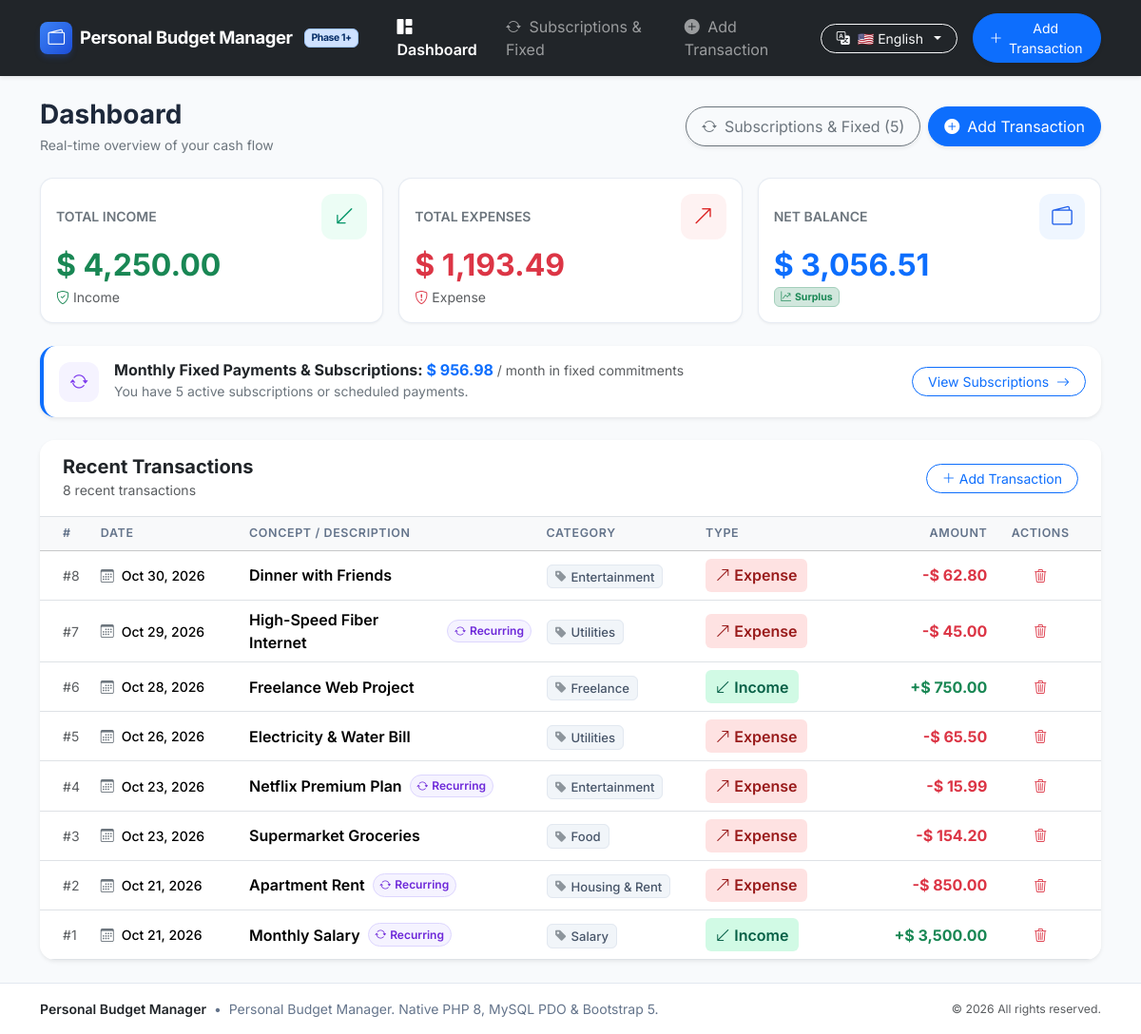
The page / on the database its author committed.
### tables this page shows
CREATE TABLE `transacciones` (
    `id` INT AUTO_INCREMENT PRIMARY KEY,
    `tipo` ENUM('income', 'expense') NOT NULL COMMENT 'Transaction type: income or expense',
    `concepto` VARCHAR(150) NOT NULL COMMENT 'Short description of the transaction',
    `monto` DECIMAL(10, 2) NOT NULL COMMENT 'Transaction amount with 2 decimal places',
    `categoria` VARCHAR(50) NOT NULL COMMENT 'Classification category',
    `fecha` DATE NOT NULL COMMENT 'Date when the transaction occurred',
    `es_fija` TINYINT(1) NOT NULL DEFAULT 0 COMMENT '1 if generated from a recurring subscription or payment',
    `fija_id` INT NULL COMMENT 'Reference to transacciones_fijas if applicable',
    `created_at` TIMESTAMP DEFAULT CURRENT_TIMESTAMP COMMENT 'Audit timestamp'
);

### helpers/lang.php (called while the page is built, shortened)
<?php
function current_lang(): string
{
    return $_SESSION['lang'] ?? DEFAULT_LANG;
}
function load_language_dict(string $lang): array
{
    static $dictionaries = [];
    if (!isset($dictionaries[$lang])) {
        $filePath = dirname(__DIR__) . "/lang/{$lang}.php";
        if (file_exists($filePath)) {
            $dictionaries[$lang] = require $filePath;
        } else {
            $dictionaries[$lang] = [];
        }
    }
    return $dictionaries[$lang];
}
function __(string $key, array $replacements = []): string
{
    $current = current_lang();
    $dict = load_language_dict($current);
    if (!isset($dict[$key]) && $current !== DEFAULT_LANG) {
        $fallbackDict = load_language_dict(DEFAULT_LANG);
        $text = $fallbackDict[$key] ?? $key;
    } else {
        $text = $dict[$key] ?? $key;
    }
    return $text;
}
function format_currency(float $amount, string $currencySymbol = '$'): string
{
    return $currencySymbol . ' ' . number_format($amount, 2, '.', ',');
}
function format_date(string $dateStr): string
{
    $timestamp = strtotime($dateStr);
    return date('M d, Y', $timestamp);
}

### index.php (the view, shortened to what this page needs)
<?php
require_once __DIR__ . '/helpers/lang.php';
$pdo = getDB();
$totalIncome = 0.0;
$totalExpense = 0.0;
try {
    $totalsStmt = $pdo->query("
        SELECT tipo, COALESCE(SUM(monto), 0) AS subtotal
        FROM transacciones
        GROUP BY tipo
    ");
    $totals = $totalsStmt->fetchAll();
    foreach ($totals as $row) {
        if ($row['tipo'] === 'income') {
            $totalIncome = (float) $row['subtotal'];
        } elseif ($row['tipo'] === 'expense') {
            $totalExpense = (float) $row['subtotal'];
        }
    }
} catch (PDOException $e) {
    error_log("Error fetching totals: " . $e->getMessage());
}
$netBalance = $totalIncome - $totalExpense;
$totalFixedMonthly = 0.0;
$fixedCount = 0;
try {
    $fixedStmt = $pdo->query("
        SELECT COUNT(*) as cnt, COALESCE(SUM(monto), 0) as total_fixed
        FROM transacciones_fijas
        WHERE activo = 1 AND tipo = 'expense'
    ");
    $fixedData = $fixedStmt->fetch();
    $fixedCount = (int) ($fixedData['cnt'] ?? 0);
    $totalFixedMonthly = (float) ($fixedData['total_fixed'] ?? 0);
} catch (PDOException $e) {
    error_log("Error fetching fixed totals: " . $e->getMessage());
}
$transactions = [];
try {
    $stmt = $pdo->query("
        SELECT id, tipo, concepto, monto, categoria, fecha, es_fija, fija_id
        FROM transacciones
        ORDER BY fecha DESC, id DESC
    ");
    $transactions = $stmt->fetchAll();
} catch (PDOException $e) {
    error_log("Error fetching transactions: " . $e->getMessage());
}
require_once __DIR__ . '/includes/header.php';
?>
<div class="d-flex flex-column flex-md-row justify-content-between align-items-md-center gap-3 mb-4">
    <div>
        <h1 class="h3 fw-bold mb-1 text-slate-900"><?= htmlspecialchars(__('nav_dashboard')) ?></h1>
        <p class="text-secondary mb-0 small"><?= htmlspecialchars(__('table_subtitle')) ?></p>
    </div>
    <div class="d-flex flex-wrap gap-2">
        <a href="fijas.php" class="btn btn-outline-secondary d-inline-flex align-items-center gap-2 shadow-sm px-3 py-2 rounded-pill">
            <i class="bi bi-arrow-repeat text-purple"></i>
            <span><?= htmlspecialchars(__('nav_recurring')) ?> (<?= $fixedCount ?>)</span>
        </a>
        <a href="agregar.php" class="btn btn-primary d-inline-flex align-items-center gap-2 shadow-sm px-3 py-2 rounded-pill">
            <i class="bi bi-plus-circle-fill"></i>
            <span><?= htmlspecialchars(__('nav_new_tx')) ?></span>
        </a>
    </div>
</div>
<div class="row g-3 mb-4">
    <div class="col-12 col-md-4">
        <div class="card card-stat h-100 p-3">
            <div class="d-flex justify-content-between align-items-center mb-2">
                <span class="text-uppercase fw-semibold text-secondary small"><?= htmlspecialchars(__('card_total_income')) ?></span>
                <span class="icon-bubble icon-bubble-income">
                    <i class="bi bi-arrow-down-left"></i>
                </span>
            </div>
            <div class="h2 fw-bold text-success mb-1">
                <?= htmlspecialchars(format_currency($totalIncome)) ?>
            </div>
            <div class="small text-muted d-flex align-items-center gap-1">
                <i class="bi bi-shield-check text-success"></i>
                <span><?= htmlspecialchars(__('type_income')) ?></span>
            </div>
        </div>
    </div>
    <div class="col-12 col-md-4">
        <div class="card card-stat h-100 p-3">
            <div class="d-flex justify-content-between align-items-center mb-2">
                <span class="text-uppercase fw-semibold text-secondary small"><?= htmlspecialchars(__('card_total_expense')) ?></span>
                <span class="icon-bubble icon-bubble-expense">
                    <i class="bi bi-arrow-up-right"></i>
                </span>
            </div>
            <div class="h2 fw-bold text-danger mb-1">
                <?= htmlspecialchars(format_currency($totalExpense)) ?>
            </div>
            <div class="small text-muted d-flex align-items-center gap-1">
                <i class="bi bi-shield-exclamation text-danger"></i>
                <span><?= htmlspecialchars(__('type_expense')) ?></span>
            </div>
        </div>
    </div>
    <div class="col-12 col-md-4">
        <div class="card card-stat h-100 p-3">
            <div class="d-flex justify-content-between align-items-center mb-2">
                <span class="text-uppercase fw-semibold text-secondary small"><?= htmlspecialchars(__('card_net_balance')) ?></span>
                <span class="icon-bubble icon-bubble-balance">
                    <i class="bi bi-wallet2"></i>
                </span>
            </div>
            <div class="h2 fw-bold mb-1 <?= ($netBalance >= 0) ? 'text-primary' : 'text-danger' ?>">
                <?= htmlspecialchars(format_currency($netBalance)) ?>
            </div>
            <div class="small d-flex align-items-center gap-1">
                <?php if ($netBalance > 0): ?>
                    <span class="badge bg-success-subtle text-success border border-success-subtle">
                        <i class="bi bi-graph-up-arrow me-1"></i><?= htmlspecialchars(__('card_balance_pos')) ?>
                    </span>
                <?php elseif ($netBalance < 0): ?>
                    <span class="badge bg-danger-subtle text-danger border border-danger-subtle">
                        <i class="bi bi-graph-down-arrow me-1"></i><?= htmlspecialchars(__('card_balance_neg')) ?>
                    </span>
                <?php else: ?>
                    <span class="badge bg-secondary-subtle text-secondary border">
                        <?= htmlspecialchars(__('card_balance_zero')) ?>
                    </span>
                <?php endif; ?>
            </div>
        </div>
    </div>
</div>
<?php if ($fixedCount > 0): ?>
    <div class="card border-0 shadow-sm rounded-4 p-3 mb-4 bg-white border-start border-4 border-primary">
        <div class="d-flex flex-column flex-sm-row justify-content-between align-items-sm-center gap-3">
            <div class="d-flex align-items-center gap-3">
                <span class="icon-bubble icon-bubble-purple" style="width: 42px; height: 42px; font-size: 1.2rem;">
                    <i class="bi bi-arrow-repeat"></i>
                </span>
                <div>
                    <h6 class="fw-bold mb-0 text-slate-800">
                        <?= htmlspecialchars(__('recurring_title')) ?>:
                        <span class="text-primary"><?= htmlspecialchars(format_currency($totalFixedMonthly)) ?></span>
                        <span class="text-muted small fw-normal">/ <?= current_lang() === 'es' ? 'mes en compromisos fijos' : 'month in fixed commitments' ?></span>
                    </h6>
                    <small class="text-secondary">
                        <?= current_lang() === 'es' ? 'Tienes ' . $fixedCount . ' suscripciones o pagos periódicos activos configurados.' : 'You have ' . $fixedCount . ' active subscriptions or scheduled payments.' ?>
                    </small>
                </div>
            </div>
            <a href="fijas.php" class="btn btn-sm btn-outline-primary rounded-pill px-3 align-self-start align-self-sm-center">
                <?= current_lang() === 'es' ? 'Ver Suscripciones' : 'View Subscriptions' ?> <i class="bi bi-arrow-right ms-1"></i>
            </a>
        </div>
    </div>
<?php endif; ?>
<div class="card border-0 shadow-sm rounded-4 overflow-hidden">
    <div class="card-header bg-white py-3 px-4 d-flex justify-content-between align-items-center border-bottom">
        <div>
            <h5 class="fw-bold mb-0 text-slate-800"><?= htmlspecialchars(__('table_title')) ?></h5>
            <small class="text-muted"><?= count($transactions) ?> <?= strtolower(htmlspecialchars(__('table_title'))) ?></small>
        </div>
        <?php if (!empty($transactions)): ?>
            <a href="agregar.php" class="btn btn-sm btn-outline-primary rounded-pill px-3">
                <i class="bi bi-plus-lg me-1"></i><?= htmlspecialchars(__('nav_new_tx')) ?>
            </a>
        <?php endif; ?>
    </div>
    <div class="card-body p-0">
        <?php if (empty($transactions)): ?>
            <div class="text-center py-5 px-3">
                <div class="icon-bubble icon-bubble-balance mb-3" style="width: 64px; height: 64px; font-size: 1.8rem;">
                    <i class="bi bi-receipt-cutoff"></i>
                </div>
                <h5 class="fw-bold text-dark mb-1"><?= htmlspecialchars(__('empty_title')) ?></h5>
                <p class="text-secondary small mb-4 mx-auto" style="max-width: 420px;">
                    <?= htmlspecialchars(__('empty_subtitle')) ?>
                </p>
                <a href="agregar.php" class="btn btn-primary rounded-pill px-4 shadow-sm">
                    <i class="bi bi-plus-lg me-1"></i><?= htmlspecialchars(__('btn_add_first')) ?>
                </a>
            </div>
        <?php else: ?>
            <div class="table-responsive">
                <table class="table table-custom table-hover align-middle mb-0">
                    <thead class="table-light">
                        <tr>
                            <th class="ps-4" style="width: 5%;"><?= htmlspecialchars(__('col_id')) ?></th>
                            <th style="width: 14%;"><?= htmlspecialchars(__('col_date')) ?></th>
                            <th style="width: 28%;"><?= htmlspecialchars(__('col_concept')) ?></th>
                            <th style="width: 15%;"><?= htmlspecialchars(__('col_category')) ?></th>
                            <th style="width: 13%;"><?= htmlspecialchars(__('col_type')) ?></th>
                            <th class="text-end" style="width: 15%;"><?= htmlspecialchars(__('col_amount')) ?></th>
                            <th class="text-center pe-4" style="width: 10%;"><?= htmlspecialchars(__('col_actions')) ?></th>
                        </tr>
                    </thead>
                    <tbody>
                        <?php foreach ($transactions as $tx): ?>
                            <tr>
                                <td class="ps-4 text-muted small fw-mono">
                                    #<?= (int) $tx['id'] ?>
                                </td>
                                <td>
                                    <div class="d-flex align-items-center gap-2">
                                        <i class="bi bi-calendar3 text-secondary small"></i>
                                        <span class="small fw-medium"><?= htmlspecialchars(format_date($tx['fecha'])) ?></span>
                                    </div>
                                </td>
                                <td>
                                    <div class="d-flex align-items-center gap-2">
                                        <span class="fw-semibold text-slate-800">
                                            <?= htmlspecialchars($tx['concepto']) ?>
                                        </span>
                                        <?php if (!empty($tx['es_fija'])): ?>
                                            <span class="badge-recurring-pill d-inline-flex align-items-center gap-1" title="<?= htmlspecialchars(__('badge_recurring')) ?>">
                                                <i class="bi bi-arrow-repeat"></i>
                                                <?= htmlspecialchars(__('badge_recurring')) ?>
                                            </span>
                                        <?php endif; ?>
                                    </div>
                                </td>
                                <td>
                                    <span class="badge-category">
                                        <i class="bi bi-tag-fill me-1 text-secondary opacity-75"></i><?= htmlspecialchars($tx['categoria']) ?>
                                    </span>
                                </td>
                                <td>
                                    <?php if ($tx['tipo'] === 'income'): ?>
                                        <span class="badge-income d-inline-flex align-items-center gap-1">
                                            <i class="bi bi-arrow-down-left"></i>
                                            <?= htmlspecialchars(__('type_income')) ?>
                                        </span>
                                    <?php else: ?>
                                        <span class="badge-expense d-inline-flex align-items-center gap-1">
                                            <i class="bi bi-arrow-up-right"></i>
                                            <?= htmlspecialchars(__('type_expense')) ?>
                                        </span>
                                    <?php endif; ?>
                                </td>
                                <td class="text-end fw-bold">
                                    <?php if ($tx['tipo'] === 'income'): ?>
                                        <span class="text-success">+<?= htmlspecialchars(format_currency((float) $tx['monto'])) ?></span>
                                    <?php else: ?>
                                        <span class="text-danger">-<?= htmlspecialchars(format_currency((float) $tx['monto'])) ?></span>
                                    <?php endif; ?>
                                </td>
                                <td class="text-center pe-4">
                                    <button
                                        type="button"
                                        class="btn btn-sm btn-outline-danger border-0 rounded-circle"
                                        data-bs-toggle="modal"
                                        data-bs-target="#deleteModal"
                                        data-tx-id="<?= (int) $tx['id'] ?>"
                                        data-tx-concept="<?= htmlspecialchars($tx['concepto'], ENT_QUOTES) ?>"
                                        title="<?= htmlspecialchars(__('btn_delete')) ?>"
                                        style="width: 32px; height: 32px; display: inline-flex; align-items: center; justify-content: center;"
                                    >
                                        <i class="bi bi-trash3"></i>
                                    </button>
                                </td>
                            </tr>
                        <?php endforeach; ?>
                    </tbody>
                </table>
            </div>
        <?php endif; ?>
    </div>
</div>
<?php require_once __DIR__ . '/includes/footer.php'; ?>

### rows shown on the page
transacciones: id "8", fecha "Oct 30, 2026", concepto "Dinner with Friends", categoria "Entertainment", monto "$ 62.80"
transacciones: id "7", fecha "Oct 29, 2026", concepto "High-Speed Fiber Internet", categoria "Utilities", monto "$ 45.00"
transacciones: id "6", fecha "Oct 28, 2026", concepto "Freelance Web Project", categoria "Freelance", monto "$ 750.00"
transacciones: id "5", fecha "Oct 26, 2026", concepto "Electricity & Water Bill", categoria "Utilities", monto "$ 65.50"
transacciones: id "4", fecha "Oct 23, 2026", concepto "Netflix Premium Plan", categoria "Entertainment", monto "$ 15.99"
transacciones: id "3", fecha "Oct 23, 2026", concepto "Supermarket Groceries", categoria "Food", monto "$ 154.20"
transacciones: id "2", fecha "Oct 21, 2026", concepto "Apartment Rent", categoria "Housing & Rent", monto "$ 850.00"
transacciones: id "1", fecha "Oct 21, 2026", concepto "Monthly Salary", categoria "Salary", monto "$ 3,500.00"

### other values the page prints
__('app_name') "Personal Budget Manager"
__('phase_tag') "Phase 1+"
__('nav_dashboard') "Dashboard"
__('nav_recurring') "Subscriptions & Fixed"
__('nav_new_tx') "Add Transaction"
__('table_subtitle') "Real-time overview of your cash flow"
$fixedCount "5"
__('card_total_income') "TOTAL INCOME"
format_currency($totalIncome) "$ 4,250.00"
__('type_income') "Income"
__('card_total_expense') "TOTAL EXPENSES"
format_currency($totalExpense) "$ 1,193.49"
__('type_expense') "Expense"
__('card_net_balance') "NET BALANCE"
format_currency($netBalance) "$ 3,056.51"
